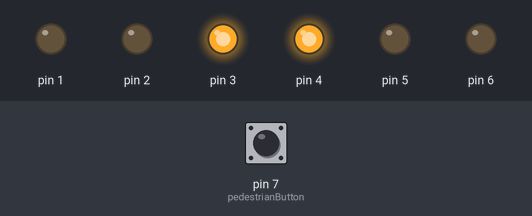
Recording of a sketch running on a simulated Arduino Uno, built with avr-gcc and run on an emulated ATmega328P. Shown: output pins drawn as LEDs (lit = HIGH). The inputs (shaded band) are chosen by the test bench; at power-on: pin 7 (pedestrianButton) HIGH.

Above: at 1.2 s.
1.3 s: pin 7 (pedestrianButton) pulled LOW for 0.15 s
At 1.6 s:
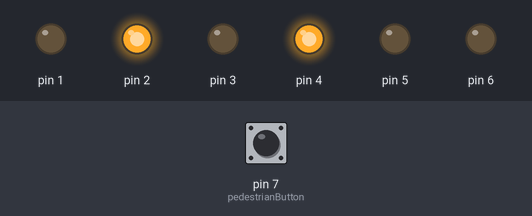
At 5.0 s:
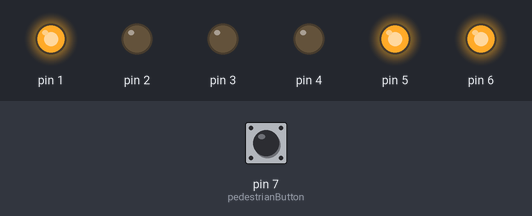
Timing chart, 0 to 16.8 s (numbered marks = the images above; inputs shaded):
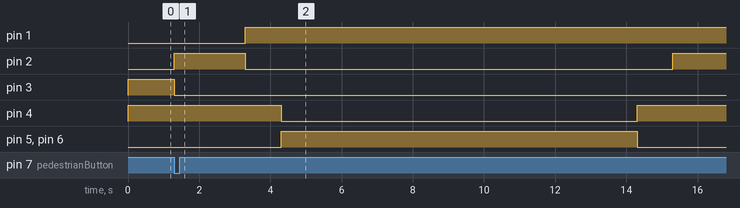

The sketch:

PedestrianTrafficLight.ino
```cpp
/*
    Arduino Pedestrian Traffic Light v2.0

    This version of the pedestrian traffic light is triggered by
    a push button and sounds a continuous beep for blind pedestrians.

    Author: Claus Niesen
    https://github.com/cniesen/ArduinoPedestrianTrafficLight
*/

#include "TrafficLight.h";

int autoRed = 1;
int autoYellow = 2;
int autoGreen = 3;
TrafficLight* autoTrafficLight;

int pedestrianRed = 4;
int pedestrianGreen = 5;
int pedestrianAlert = 6;
TrafficLight* pedestrianTrafficLight;

int pedestrianButton = 7;

// Germany uses a red-yellow pattern before turning green. To disable this use
// the TrafficLight::USA pattern
TrafficLight::SignalStandard TrafficLight::signalStandard = TrafficLight::GERMANY;

void setup() {
    autoTrafficLight = new TrafficLight(autoRed, autoYellow, autoGreen, TrafficLight::GREEN);
    pedestrianTrafficLight = new TrafficLight(pedestrianRed, NULL, pedestrianGreen, TrafficLight::RED);
    pinMode(pedestrianButton, INPUT);
    digitalWrite(pedestrianButton, HIGH);
    pedestrianTrafficLight->enableAlert(pedestrianAlert);
}

void loop() {
    if(digitalRead(pedestrianButton) == LOW) {
        autoTrafficLight->switchSignal();
        pedestrianTrafficLight->switchSignal();
        delay(2000);
        autoTrafficLight->switchSignal();
        delay(1000);
        pedestrianTrafficLight->switchSignal();
        delay(10000);
        pedestrianTrafficLight->switchSignal();
        delay(1000);
        autoTrafficLight->switchSignal();
        delay(2000);
        autoTrafficLight->switchSignal();
        pedestrianTrafficLight->switchSignal();
        delay(10000);
    }
}
```

TrafficLight.cpp
```cpp
/*
    Arduino Pedestrian Traffic Light v2.0

    This version of the pedestrian traffic light is triggered by
    a push button and sounds a continuous beep for blind pedestrians.

    Author: Claus Niesen
    https://github.com/cniesen/ArduinoPedestrianTrafficLight
*/

#include "TrafficLight.h"
#include "Arduino.h"

TrafficLight::TrafficLight(int redLightPin, int yellowLightPin, int greenLightPin, Signal signalState) {
    this->redLightPin = redLightPin;
    this->yellowLightPin = yellowLightPin;
    this->greenLightPin = greenLightPin;
    if (yellowLightPin == NULL
        && ((signalState == YELLOW) || (signalState == RED_YELLOW))) {
        this->signalState = RED;
    } else {
        this->signalState = signalState;
    }
    this->buzzerPin = NULL;

    pinMode(redLightPin, OUTPUT);
    if (yellowLightPin != NULL) {
        pinMode(yellowLightPin, OUTPUT);
    }
    pinMode(greenLightPin, OUTPUT);


    switch(signalState) {
        case RED :
            switchSignalToRed();
            break;
        case RED_YELLOW :
            switchSignalToRedYellow();
            break;
        case GREEN :
            switchSignalToGreen();
            break;
        case YELLOW :
            switchSignalToYellow();
            break;
    }
}

void TrafficLight::enableAlert(int buzzerPin) {
    this->buzzerPin = buzzerPin;
    pinMode(buzzerPin, OUTPUT);
}

void TrafficLight::switchSignalToRedYellow() {
    if ((yellowLightPin == NULL) || (signalStandard == USA)) {
        switchSignalToRed();
        return;
    }

    digitalWrite(redLightPin, HIGH);
    digitalWrite(yellowLightPin, HIGH);
    digitalWrite(greenLightPin, LOW);
    if (buzzerPin != NULL) {
        digitalWrite(buzzerPin, LOW);
    }
}

void TrafficLight::switchSignalToGreen() {
    digitalWrite(redLightPin, LOW);
    if (yellowLightPin != NULL) {
        digitalWrite(yellowLightPin, LOW);
    }
    digitalWrite(greenLightPin, HIGH);
    if (buzzerPin != NULL) {
        digitalWrite(buzzerPin, HIGH);
    }
}

void TrafficLight::switchSignalToYellow() {
    if (yellowLightPin == NULL) {
        switchSignalToRed();
        return;
    }

    digitalWrite(redLightPin, LOW);
    digitalWrite(yellowLightPin, HIGH);
    digitalWrite(greenLightPin, LOW);
    if (buzzerPin != NULL) {
        digitalWrite(buzzerPin, LOW);
    }
}

void TrafficLight::switchSignalToRed() {
    digitalWrite(redLightPin, HIGH);
    if (yellowLightPin != NULL) {
        digitalWrite(yellowLightPin, LOW);
    }
    digitalWrite(greenLightPin, LOW);
    if (buzzerPin != NULL) {
        digitalWrite(buzzerPin, LOW);
    }
}

void TrafficLight::switchSignal() {
    switch(signalState) {
        case RED :
            switchSignalToRedYellow();
            signalState = RED_YELLOW;
            break;
        case RED_YELLOW :
            switchSignalToGreen();
            signalState = GREEN;
            break;
        case GREEN :
            switchSignalToYellow();
            signalState = YELLOW;
            break;
        case YELLOW :
            switchSignalToRed();
            signalState = RED;
            break;
        }
}
```

TrafficLight.h
```cpp
/*
    Arduino Pedestrian Traffic Light v2.0

    This version of the pedestrian traffic light is triggered by
    a push button and sounds a continuous beep for blind pedestrians.

    Author: Claus Niesen
    https://github.com/cniesen/ArduinoPedestrianTrafficLight
*/

class TrafficLight {
    public:
        enum Signal {RED=0, RED_YELLOW, GREEN, YELLOW};
        enum SignalStandard {GERMANY=0, USA};
        static SignalStandard signalStandard;
        TrafficLight(int redLightPin, int yellowLightPin, int greenLightPin, Signal signalState);
        void enableAlert(int buzzerPin);
        void switchSignal();
    private:
        int redLightPin;  // make uint8_t
        int yellowLightPin;
        int greenLightPin;
        int buzzerPin;
        Signal signalState;
        void switchSignalToRedYellow();
        void switchSignalToGreen();
        void switchSignalToYellow();
        void switchSignalToRed();
};
```

Measured:
- after the input at 1.3 s, pin 1: LOW → HIGH after 2.0 s; pin 2: LOW → HIGH at once, → LOW 2.0 s later, → HIGH 12.0 s later; pin 3: HIGH → LOW at once; pin 4: HIGH → LOW after 3.0 s, → HIGH 10.0 s later; pin 5, pin 6: LOW → HIGH after 3.0 s, → LOW 10.0 s later
